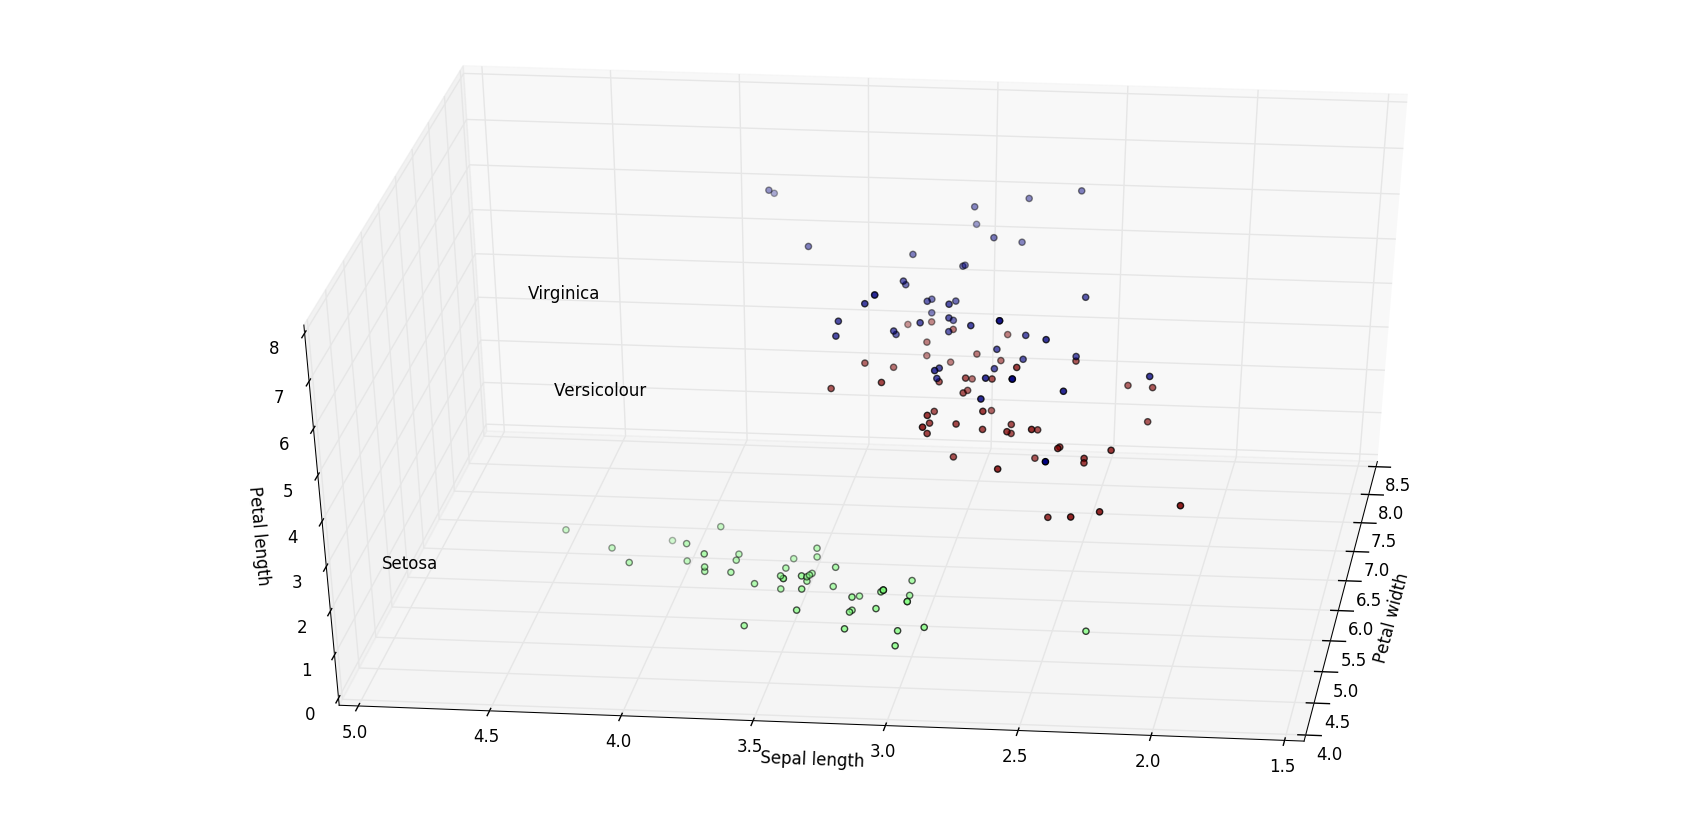

Reproduce this figure in Python.
import numpy as np
import matplotlib.pyplot as plt
from mpl_toolkits.mplot3d import Axes3D


from sklearn.cluster import KMeans
from sklearn import datasets

np.random.seed(5)

centers = [[2, 2], [0, 0], [-2, -2]]
iris = datasets.load_iris()
X = iris.data
y = iris.target

fig = plt.figure(1)
ax = Axes3D(fig, rect=None)

for name, label in [('Setosa', 0),
                    ('Versicolour', 1),
                    ('Virginica', 2)]:
    ax.text3D(X[y == label, 0].mean(),
              X[y == label, 1].mean() + 1.5,
              X[y == label, 2].mean(), name,
              horizontalalignment='center')
y = np.choose(y, [1, 2, 0]).astype(np.float)
ax.scatter(X[:, 0], X[:, 1], X[:, 2], c=y)

ax.set_xlabel('Petal width')
ax.set_ylabel('Sepal length')
ax.set_zlabel('Petal length')
plt.show()
